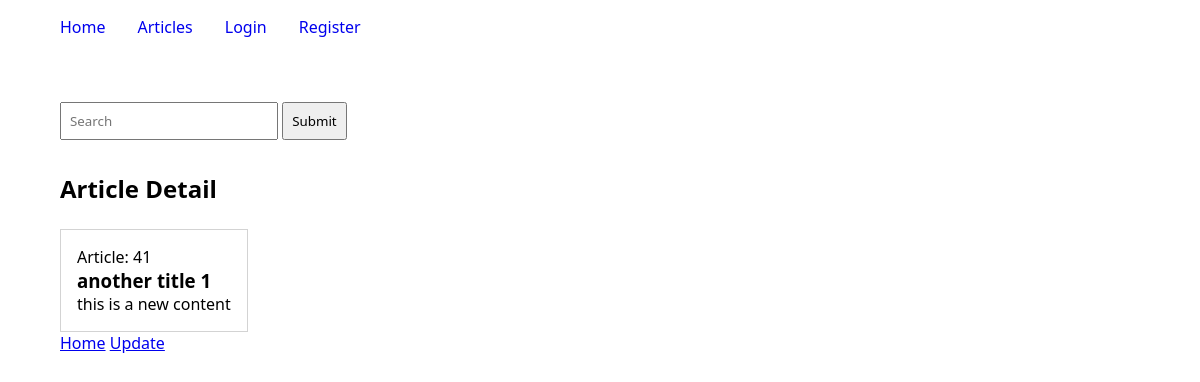
Page /article/41 on the committed database.
### articles/models.py (models this page shows, shortened)
class Article(models.Model):
    author = models.ForeignKey(User, on_delete=models.CASCADE, null=True, blank=True)
    title = models.CharField(max_length=200)
    content = models.TextField()
    class Meta:
        ordering = ["-id"]

### articles/views.py (the view)
# urls.py: path("article/<int:id>", detail, name="article-detail"),
def detail(request, id=None):
    article = None
    if id:
        article = Article.objects.get(id=id)
    context = {
        "article": article
    }
    return render(request, "articles/detail.html", context=context)

### articles/templates/articles/detail.html (shortened to what this page needs)
{% extends "articles/index.html" %}
{% block content %}
<Section class="main-section">
    <h2>Article Detail</h2>
    <div class="contents">
        <div class="content">
            <p>Article: {{ article.id }}</p>
            <h3>{{ article.title }}</h3>
            <p>{{ article.content }}</p>
        </div>
    </div>
    <a href="{% url 'articles:home' %}">Home</a>
    <a href="{% url 'articles:article-edit' article.id %}">Update</a>
</Section>
{% endblock content %}

### articles/templates/articles/index.html (style rules this page uses)
.main-section { width: 90%; margin: 2rem auto 0 auto; }
.contents { display: flex; flex-wrap: wrap; gap: 1rem; margin-top: 1.5rem; }
.content { border: 1px solid lightgray; padding: 1rem; }

### rows in the picture
Article: id "41", title "another title 1", content "this is a new content"
